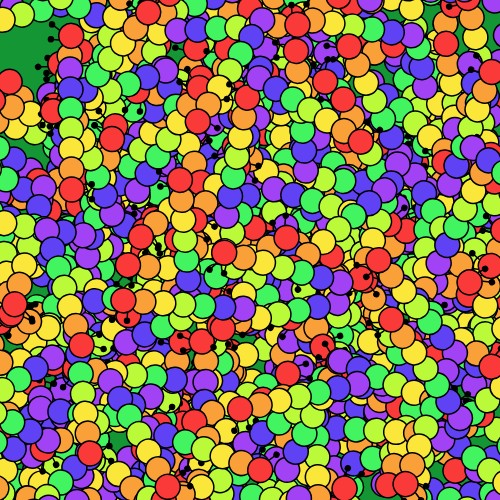
Frame 1 (no input)
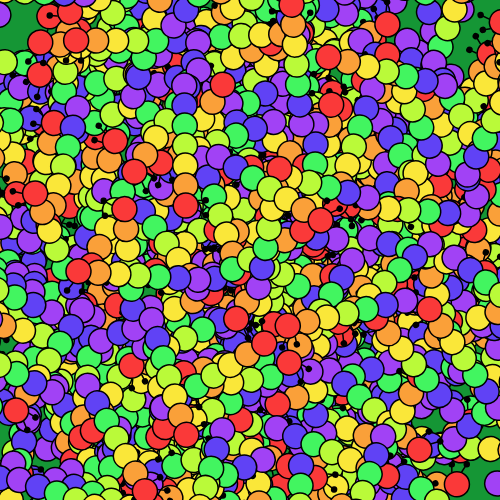
Frame 60 (no input)
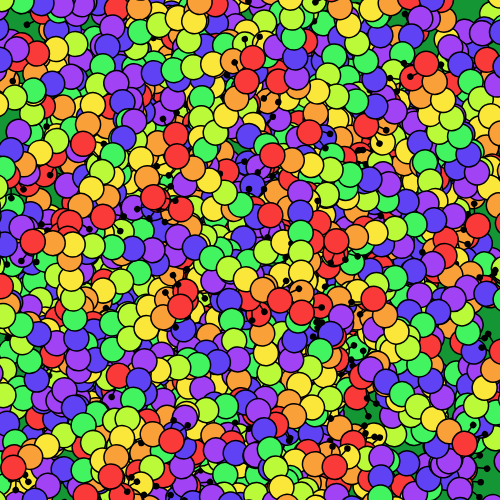
Frame 120 (the mouse pressed at the canvas centre since frame 60)

The p5.js sketch that drew these frames (run headless with seeded random() and noise() and a simulated clock; from frame 60 on, the mouse is pressed at the canvas centre):

// p5.js sketch
// ── sketch.js
let worm;
let wormArr;

// let lx = new Array ()
// let ly = new Array();
// let speedX = new Array();
// let speedY = new Array ();
// let rot = new Array();
// let sc = new Array ();




function setup(){
    createCanvas(500, 500);
    background(21, 150, 53);

    
    worm = new SCWorm(random(width), random(height), random(-10, 10), random(-10, 10));

    
    wormArr = new Array(400);

    for (let i = 0; i < wormArr.length; i++){
        let lx = random(width);
        let ly = random(height);
        let rot = random(TWO_PI); 
        let sc = random(0.5, 1.5);
        let speedX = random(-2, 2);
        let speedY = random(-2, 2);
        wormArr[i] = new SCWorm(lx,ly,rot,sc,speedX,speedY);
    }

    
}

function draw(){
    background(21, 150, 53);

    
    worm.update();
    worm.display();

   
    for (let i = 0; i < wormArr.length; i++){
        wormArr[i].update();
        wormArr[i].display();

        if(wormArr[i].showText) {
            wormArr[i].displayText();
        }
    }
}

function keyPressed(){
    if (key == 's'){
        for (let i = 0; i < wormArr.length; i++){
            wormArr[i].wee = !wormArr[i].wee;
            wormArr[i].showText = !wormArr[i].showText;  // Toggle color change
        }
    }

    if(key == 'c'){
        for(let i= 0; i < wormArr.length; i++){
        wormArr[i].newDirection();

        }


    }
}






// ── worm.js
class SCWorm {





  constructor(lx, ly, rot, sc, speedX, speedY) {
      this.lx = lx;
      this.ly = ly;
      this.rot = rot;
      this.sc = sc;
      this.speedX = speedX;
      this.speedY = speedY;
      this.color = color(random(255));
      this.showText = false
      this.wee = false

  }

  update() {
      this.lx += this.speedX;
      this.ly += this.speedY;

      
      if (this.lx < 0 || this.lx > width) {
          this.speedX = -this.speedX;
      }
      if (this.ly < 0 || this.ly > height) {
          this.speedY = -this.speedY;
      }
    
     if(this.wee){
      this.sc =1;
     }else{
      this.sc=0.5;
     }

  }

  display() {
      push();
      translate(this.lx, this.ly);
      rotate(this.rot);
      scale(this.sc);

      this.sec1();
      this.sec2();
      this.sec3();
      this.sec4();
      this.sec5();
      this.sec6();
      this.sec7();
      this.attenaeworm();
      this.balls();

      pop();
  }



sec1(){

  strokeWeight(3);
  fill(161, 66, 245);
  ellipse(50,50,50,50);
}   

sec2(){

  strokeWeight(3);
  fill(96, 66, 245);
  ellipse(90,50,50,50);
}   

sec3(){

  strokeWeight(3);
  fill(66, 245, 96);
  ellipse(130,50,50,50);
}

sec4(){
  
      strokeWeight(3);
      fill(186, 250, 57);
      ellipse(170,50,50,50);
}

sec5(){
  
  strokeWeight(3);
  fill(250, 231, 57);
  ellipse(210,50,50,50);
}

sec6(){
  
  strokeWeight(3);
  fill(250, 160, 57);
  ellipse(250,50,50,50);
}

sec7(){
  
  strokeWeight(3);
  fill(250, 57, 57);
  ellipse(290,50,50,50);
}

attenaeworm(){
  fill(0);
  line(280,25,280,10);

  fill(0);
  line(300,25,310,10);
}

balls(){
 ellipse(280,10,10,10);
  ellipse(310,10,10,10);
}

displayText(){
push();
fill(255,0,0);
textSize(20);
textAlign(CENTER);
text("weee", this.lx, this.ly)
pop();

}

newDirection(){
push();
this.speedX = random(-10,10);
this.speedY = random(-10,10);

pop();
}

}
